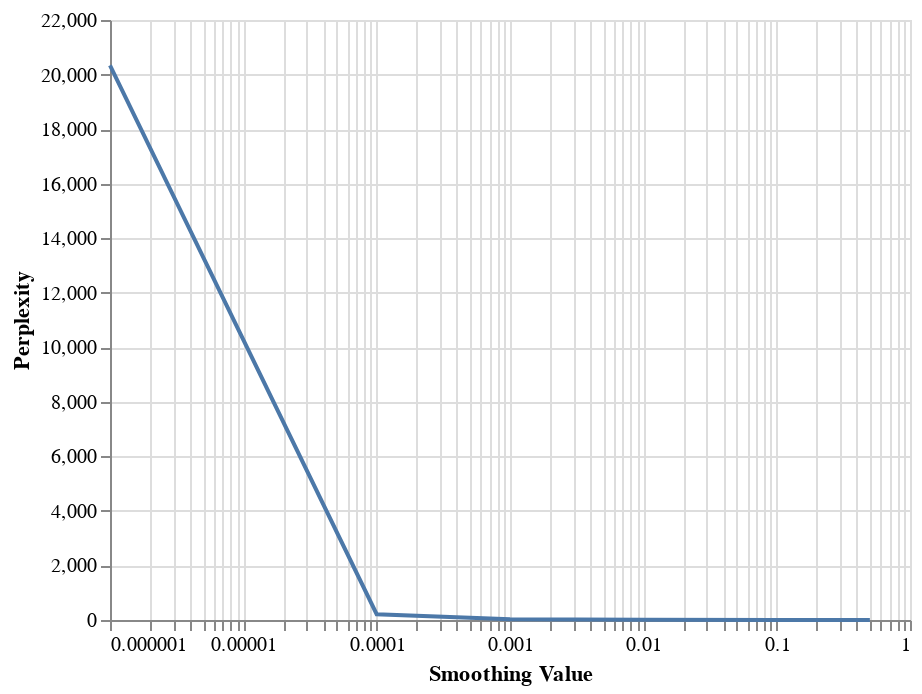

Source (notebook cell):
### Code cell
df = pd.DataFrame({"Smoothing Value": smoothing_params,
                   "Perplexity":test_perplexities_bigram})

alt.Chart(df).mark_line().encode(
    alt.X('Smoothing Value', scale=alt.Scale(type='log')),
    y='Perplexity')

### Figure 1 — Vega-Lite specification as saved in the notebook (floating-point values rounded to 4 significant figures)
{"config": {"view": {"continuousWidth": 400, "continuousHeight": 300}}, "data": {"name": "data-8e6c895c53725673cdb0b53ea7103233"}, "mark": "line", "encoding": {"x": {"type": "quantitative", "field": "Smoothing Value", "scale": {"type": "log"}}, "y": {"type": "quantitative", "field": "Perplexity"}}, "$schema": "https://vega.github.io/schema/vega-lite/v4.8.1.json", "datasets": {"data-8e6c895c53725673cdb0b53ea7103233": [{"Smoothing Value": 0.5, "Perplexity": 2.566}, {"Smoothing Value": 0.1, "Perplexity": 2.784}, {"Smoothing Value": 0.01, "Perplexity": 4.943}, {"Smoothing Value": 0.001, "Perplexity": 24.5}, {"Smoothing Value": 0.0001, "Perplexity": 211.1}, {"Smoothing Value": 1e-06, "Perplexity": 20340.0}]}}
